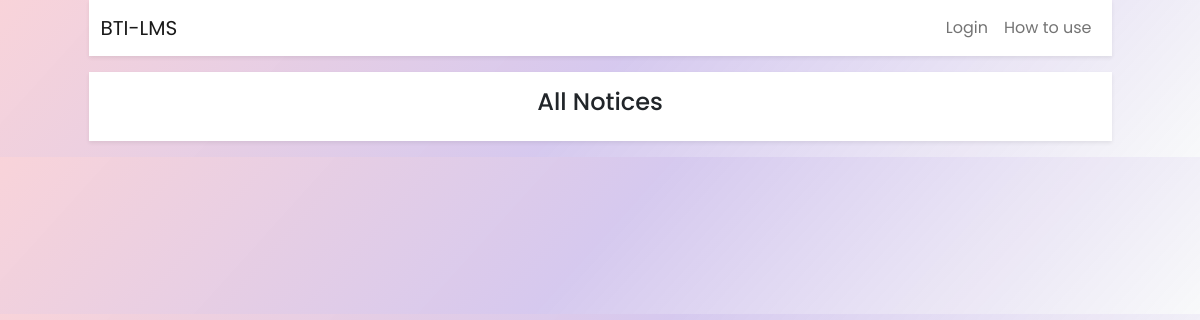
Page /notice/allnotice/ on the earlier database version.
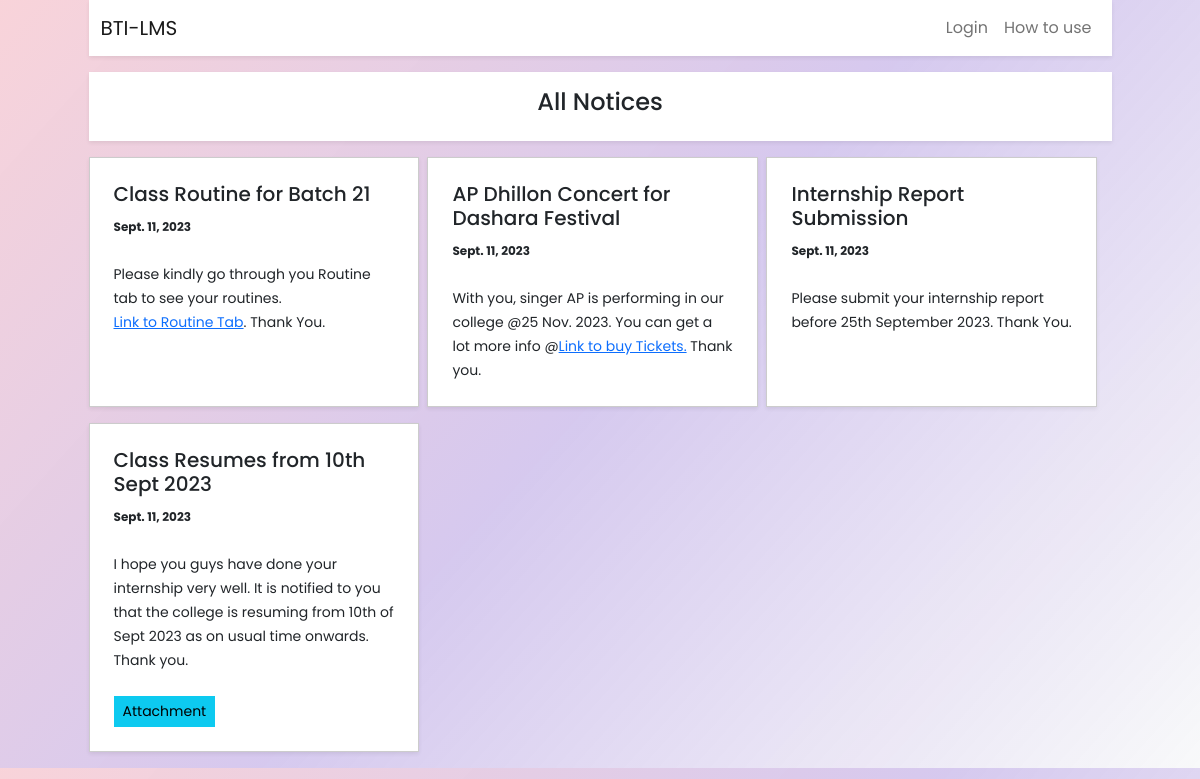
Same page on the later database version.
### notice/models.py (models this page shows, shortened)
class NoticeBoard(models.Model):
    user = models.ForeignKey(User, on_delete=models.CASCADE)
    date = models.DateField(auto_now=True)
    subject =models.CharField(max_length=300)
    content = models.TextField()
    file = models.FileField(upload_to='notices', null=True, blank=True)

### notice/views.py (the view)
# urls.py: path('allnotice/',allnotice_view, name='allnotice')
def allnotice_view(request):
    notices = NoticeBoard.objects.all().order_by('-id')
    today = date.today()
    return render(request,'notice/notice.html',{'notices':notices, 'today':today})

### templates/notice/notice.html (shortened to what this page needs)
{%extends 'base.html'%}
{% load static %}
{%block body%}
<div class="my-3 py-3 bg-white text-center shadow-sm fw-light">
    <h4>All Notices</h4>
</div>
<div class="d-flex noticeboard  justify-content-start">
    {% for i in notices%}
    <div class="item shadow-sm p-4 me-2  mb-3 bg-white position-relative">
        <h5 class="">{{i.subject}}
        </h5>
        <small class="font-small">{{i.date}}</small><br> <br>
        <small>{{i.content|safe}}</small>
        {%if i.file %}
        <br> <br>
        <a href="{{i.file.url}}" target="_blank" class="btn btn-info btn-sm">Attachment</a>
        {%endif%}
    </div>
{%endfor%}
</div>
{%endblock%}

### templates/base.html (shortened to what this page needs)
<!doctype html>
{% load static%}
<html lang="en">
  <head>
    <link href="https://cdn.jsdelivr.net/npm/bootstrap@5.0.2/dist/css/bootstrap.min.css" rel="stylesheet">
    <link rel="stylesheet" href="{% static 'css/style.css'%}">
  </head>
  <body class="bg-light">
    <div class="container">
        <div class="col-lg-11 mx-auto">
            {%include 'navbar.html'%}
            {%block body%}
            {%endblock%}
        </div>
    </div>
  </body>
</html>

### templates/navbar.html (shortened to what this page needs)
{% if request.user.is_authenticated%}
  {% if user.userdetail.is_student%}
  <nav class="navbar navbar-expand-lg navbar-light bg-white shadow-sm">
    <div class="container-fluid">
      <a class="navbar-brand" href="{% url 'course:course' %}">BTI-LMS</a>
      <button class="navbar-toggler" type="button" data-bs-toggle="collapse" data-bs-target="#navbarNav" aria-controls="navbarNav" aria-expanded="false" aria-label="Toggle navigation">
        <span class="navbar-toggler-icon"></span>
      </button>
      <div class="collapse navbar-collapse" id="navbarNav">
        <ul class="navbar-nav ">
          <li class="nav-item">
            <a class="nav-link" href="{% url 'userauth:profile'%}"><svg xmlns="http://www.w3.org/2000/svg" height="0.7em" viewBox="0 0 448 512"><path d="M224 256A128 128 0 1 0 224 0a128 128 0 1 0 0 256zm-45.7 48C79.8 304 0 383.8 0 482.3C0 498.7 13.3 512 29.7 512H418.3c16.4 0 29.7-13.3 29.7-29.7C448 383.8 368.2 304 269.7 304H178.3z"/></svg> {{request.user.username}}</a>
          </li>
        </ul>
        <ul class="navbar-nav ms-auto">
          <li class="nav-item">
            <a class="nav-link" href="{% url 'course:course'%}">My Courses</a>
          </li>
          <li class="nav-item">
          </li>
          <li class="nav-item">
            <a class="nav-link" href="{% url 'notice:allnotice'%}">Notices</a>
          </li>
          <li class="nav-item">
            <a class="nav-link" href="{% url 'routine:routine'%}">Routines</a>
          </li>
          <li class="nav-item">
            <a class="nav-link" onclick="return confirm('Do you really want to logout?')" href="{% url 'userauth:logout'%}">Logout</a>
          </li>
          <li class="nav-item">
            <a class="nav-link" >
              {% include 'themebutton.html'%}
            </a>
          </li>
        </ul>
      </div>
    </div>
  </nav>
  {%else%}
  <nav class="navbar navbar-expand-lg navbar-light bg-white shadow-sm">
    <div class="container-fluid">
      <a class="navbar-brand" href="{% url 'userauth:profile' %}">BTI-LMS</a>
      <button class="navbar-toggler" type="button" data-bs-toggle="collapse" data-bs-target="#navbarNav" aria-controls="navbarNav" aria-expanded="false" aria-label="Toggle navigation">
        <span class="navbar-toggler-icon"></span>
      </button>
      <div class="collapse navbar-collapse" id="navbarNav">
        <ul class="navbar-nav ">
          <li class="nav-item">
            <a class="nav-link" href="{% url 'userauth:profile' %}"><svg xmlns="http://www.w3.org/2000/svg" height="0.7em" viewBox="0 0 448 512"><path d="M224 256A128 128 0 1 0 224 0a128 128 0 1 0 0 256zm-45.7 48C79.8 304 0 383.8 0 482.3C0 498.7 13.3 512 29.7 512H418.3c16.4 0 29.7-13.3 29.7-29.7C448 383.8 368.2 304 269.7 304H178.3z"/></svg> {{request.user.username}}</a>
          </li>
        </ul>
        <ul class="navbar-nav ms-auto">
          <button class="btn btn-white" type="button" data-bs-toggle="offcanvas" data-bs-target="#offcanvasRight" aria-controls="offcanvasRight"><svg xmlns="http://www.w3.org/2000/svg" height="1em" viewBox="0 0 448 512"><path d="M0 96C0 78.3 14.3 64 32 64H416c17.7 0 32 14.3 32 32s-14.3 32-32 32H32C14.3 128 0 113.7 0 96zM0 256c0-17.7 14.3-32 32-32H416c17.7 0 32 14.3 32 32s-14.3 32-32 32H32c-17.7 0-32-14.3-32-32zM448 416c0 17.7-14.3 32-32 32H32c-17.7 0-32-14.3-32-32s14.3-32 32-32H416c17.7 0 32 14.3 32 32z"/></svg></button>
<div class="offcanvas offcanvas-end" tabindex="-1" id="offcanvasRight" aria-labelledby="offcanvasRightLabel">
  <div class="offcanvas-header">
    <h5 id="offcanvasRightLabel">BTI-LMS Professor Mode</h5>
    <button type="button" class="btn-close text-reset" data-bs-dismiss="offcanvas" aria-label="Close"></button>
  </div> <hr>
  <div class="offcanvas-body">
        <li><a class="dropdown-item" href="{% url 'article:add_article'%}">Publish Article</a></li>
        <hr>
        <li><a class="dropdown-item" href="{% url 'note:allnote'%}">All Notes</a></li>
        <li><a class="dropdown-item" href="{% url 'note:addnote'%}">Add Note</a></li>
        <hr>
        <li><a class="dropdown-item" href="{% url 'notice:allnotice'%}">All Notices</a></li>
        <hr>
        <li><a class="dropdown-item" href="">All Routines</a></li>
        <li><a class="dropdown-item" href="">Add Routine</a></li>
        <hr>
    <li>
      <a class="dropdown-item text-danger" onclick="return confirm('Do you really want to logout?')" href="{% url 'userauth:logout'%}">Logout</a>
    </li>
  </div>
</div>
        </ul>
      </div>
    </div>
  </nav>
  {%endif%}
  {%else%}
  <nav class="navbar navbar-expand-lg navbar-light bg-white shadow-sm">
    <div class="container-fluid">
      <a class="navbar-brand" href="/">BTI-LMS</a>
      <div class="collapse navbar-collapse" id="navbarNav">
        <ul class="navbar-nav ms-auto">
          <li class="nav-item">
            <a class="nav-link" href="{% url 'userauth:login'%}">Login</a>
          </li>
         <li class="nav-item">
            <a class="nav-link" aria-current="page" href="{% url 'userauth:howtouse'%}">How to use</a>
          </li>
        </ul>
      </div>
    </div>
  </nav>
  {%endif%}

### static/css/style.css (style rules this page uses)
* { font-family: 'Poppins', sans-serif; }
body { -ms-overflow-style: none; scrollbar-width: none; overflow-y: scroll; }
.font-small { font-size: 11px; font-weight: bold; }
.btn { border-radius: 0% !important; }
.anish-mode { background: linear-gradient(132deg, #fc415a34, #591bc537, #07070700); animation: Gradient 15s ease infinite; position: relative; height: 400%; width: 100%; padding:0; margin:0px; }

### templates/notice/notice.html (style rules this page uses)
.font-small { font-size: 12px; font-weight: bold; }
.noticeboard { flex-wrap: wrap; }
.item { width: calc(33.33% - 10px); margin-bottom: 20px; padding: 20px; border: 1px solid #ccc; box-sizing: border-box; position: relative; }

Differences in the rows shown:
added NoticeBoard: subject "Class Routine for Batch 21", date "Sept. 11, 2023", content "Please kindly go through you Routine tab to see your routines. Link to Routine Tab . Thank You."
added NoticeBoard: subject "AP Dhillon Concert for Dashara Festival", date "Sept. 11, 2023", content "With you, singer AP is performing in our college @25 Nov. 2023. You can get a lot more info @ Link to buy Tickets. Thank you."
added NoticeBoard: subject "Internship Report Submission", date "Sept. 11, 2023", content "Please submit your internship report before 25th September 2023. Thank You."
added NoticeBoard: subject "Class Resumes from 10th Sept 2023", date "Sept. 11, 2023", content "I hope you guys have done your internship very well. It is notified to you that the college is resuming from 10th of Sept 2023 as on usual time onwards. Thank you."
